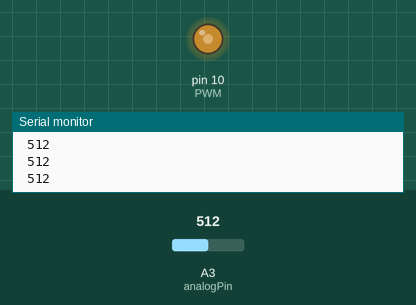
Simulated run of this sketch. Board: Arduino Uno, built with avr-gcc and run on an emulated ATmega328P. Shown: output pins drawn as LEDs (lit = HIGH), the last lines printed to the serial monitor. The test bench sets the inputs (shaded band); at power-on: A3 (analogPin) = 512.

Above: at 1.2 s.
1.3 s: A3 (analogPin) set to 716
At 2.5 s:
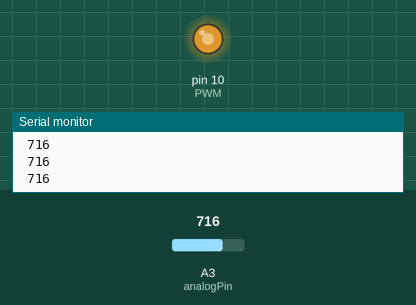
2.8 s: A3 (analogPin) set to 900
At 3.9 s:
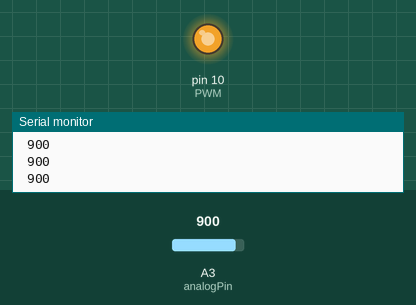
4.3 s: A3 (analogPin) set to 122
At 5.4 s:
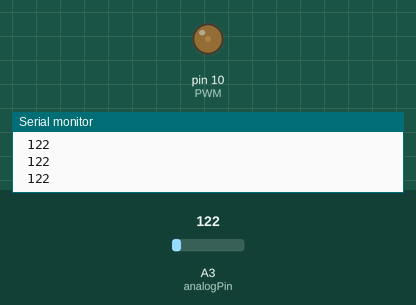
5.8 s: A3 (analogPin) set to 0
At 6.9 s:
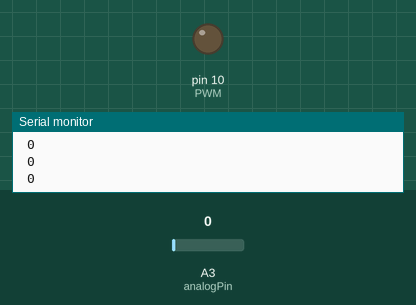
Timing chart, 0 to 8.3 s (numbered marks = the images above; inputs shaded):
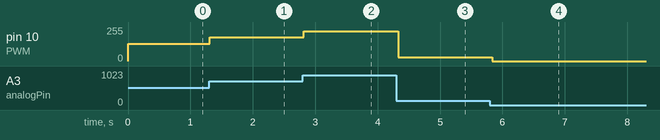

Measured:
- after the input at 1.3 s, pin 10 (PWM): 128/255 → 179/255 at once
- after the input at 2.8 s, pin 10 (PWM): 179/255 → 225/255 at once
- after the input at 4.3 s, pin 10 (PWM): 225/255 → 30/255 at once
- after the input at 5.8 s, pin 10 (PWM): 30/255 → 0/255 at once

The sketch:

instrumentacao_PWMePot.ino
```cpp
/*
    instrumentacao_PWMePot.ino
    Versão 1
    Autora: Mirela de Oliveira Tomazini
    Data: 18 de julho de 2021
    Descrição: O objetivo desse código é a realização de simples tarefas bem como iniciar a utilização da saída PWM.
    Esse código recebe os valores do potenciometro  e controla o brilho de um LED branco com base no valor medido.
    Além disso, é possível verificar o valor medido na entrada analogica através do Plotter Serial e Monitor Serial.
*/

float tensao_max      = 5;                     // completar com o valor máximo de tensao de entrada
int analogPin         = A3;                    // completar com o pino analógico de entrada
int PWM               = 10;                    // completar com o pino do PWM de saida

int valor             = 0;                     // variavel para guardar o valor lido               (10 bits, mede de 0 a 1023)
float tensao          = 0;                     // variavel para guardar o valor da tensao          (valor deve variar de 0 a 5V)

void setup() {                                 // realiza as configuracoes do Arduino, roda apenas 1 vez, quando eh ligado

  pinMode(PWM, OUTPUT);                        // configura o 10 (PWM) como saída
  Serial.begin(9600);                          // configura a porta serial e configura para 9600 bps a taxa de dados
}

void loop() {                                 // loop do Arduino, roda infinitas vezes, onde o programa sera executado

  valor = analogRead(analogPin);              // le o pino de entrada, varia entre os valores de 0 a 1023
  //tensao = (tensao_max*float(valor))/1023.0;// converte o valor lido para um valor de tensao, sendo a tensao maxima de (5 V) equivalente a 1023
                                              // O valor de tensao pode ser obtido atraves da expressao (5*valor)/1023. E estou forcando que a variável valor seja float.

  analogWrite(PWM, valor/4);                  //analogWrite recebe apenas valores de 0 a 255, como a variavel valor varia de 0 a 1023
                                              // eh necessario realizar a divisao por 4 para converter

  Serial.println(valor);                      // imprime o valor medido da entrada analogica
  Serial.print(" ");                          // imprime o valor de espaço na porta serial
  delay(50);                                  // aguarda 50 ms


}
```
